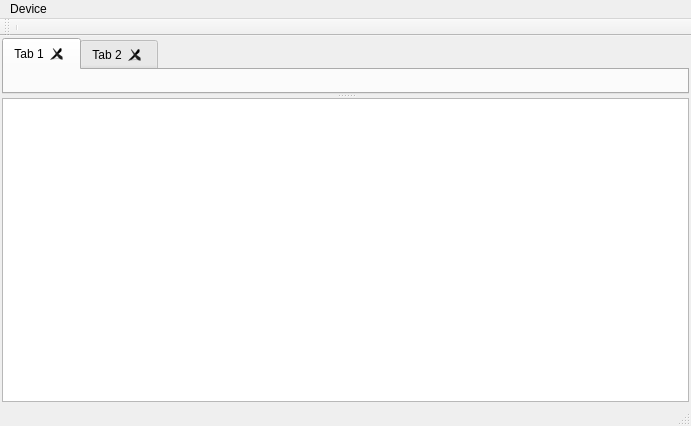
<?xml version="1.0" encoding="UTF-8"?>
<ui version="4.0">
 <class>ModbusDevicesClass</class>
 <widget class="QMainWindow" name="ModbusDevicesClass">
  <property name="geometry">
   <rect>
    <x>0</x>
    <y>0</y>
    <width>691</width>
    <height>426</height>
   </rect>
  </property>
  <property name="windowTitle">
   <string>Device Emulator</string>
  </property>
  <property name="styleSheet">
   <string notr="true">qdarkstyle.qss</string>
  </property>
  <widget class="QWidget" name="centralWidget">
   <layout class="QVBoxLayout" name="verticalLayout">
    <property name="spacing">
     <number>2</number>
    </property>
    <property name="leftMargin">
     <number>2</number>
    </property>
    <property name="topMargin">
     <number>2</number>
    </property>
    <property name="rightMargin">
     <number>2</number>
    </property>
    <property name="bottomMargin">
     <number>2</number>
    </property>
    <item>
     <widget class="QSplitter" name="splitter">
      <property name="orientation">
       <enum>Qt::Vertical</enum>
      </property>
      <widget class="QTabWidget" name="tabWidget">
       <property name="currentIndex">
        <number>0</number>
       </property>
       <property name="tabsClosable">
        <bool>true</bool>
       </property>
       <widget class="QWidget" name="tab">
        <attribute name="title">
         <string>Tab 1</string>
        </attribute>
       </widget>
       <widget class="QWidget" name="tab_2">
        <attribute name="title">
         <string>Tab 2</string>
        </attribute>
       </widget>
      </widget>
      <widget class="LoggerWidget" name="textEdit">
       <property name="sizePolicy">
        <sizepolicy hsizetype="Expanding" vsizetype="Fixed">
         <horstretch>0</horstretch>
         <verstretch>0</verstretch>
        </sizepolicy>
       </property>
      </widget>
     </widget>
    </item>
   </layout>
  </widget>
  <widget class="QMenuBar" name="menuBar">
   <property name="geometry">
    <rect>
     <x>0</x>
     <y>0</y>
     <width>691</width>
     <height>21</height>
    </rect>
   </property>
   <widget class="QMenu" name="menuFile">
    <property name="title">
     <string>Device</string>
    </property>
    <addaction name="actionOpen"/>
    <addaction name="actionClose"/>
   </widget>
   <addaction name="menuFile"/>
  </widget>
  <widget class="QStatusBar" name="statusBar"/>
  <widget class="QToolBar" name="mainToolBar">
   <attribute name="toolBarArea">
    <enum>TopToolBarArea</enum>
   </attribute>
   <attribute name="toolBarBreak">
    <bool>false</bool>
   </attribute>
   <addaction name="separator"/>
  </widget>
  <action name="actionOpen">
   <property name="text">
    <string>Open</string>
   </property>
   <property name="shortcut">
    <string>Ctrl+O</string>
   </property>
  </action>
  <action name="actionClose">
   <property name="text">
    <string>Close</string>
   </property>
   <property name="shortcut">
    <string>Ctrl+W</string>
   </property>
  </action>
 </widget>
 <layoutdefault spacing="6" margin="11"/>
 <customwidgets>
  <customwidget>
   <class>LoggerWidget</class>
   <extends>QTextEdit</extends>
   <header>LoggerWidget.h</header>
  </customwidget>
 </customwidgets>
 <resources>
  <include location="rsc/ModbusDevices.qrc"/>
 </resources>
 <connections/>
</ui>
